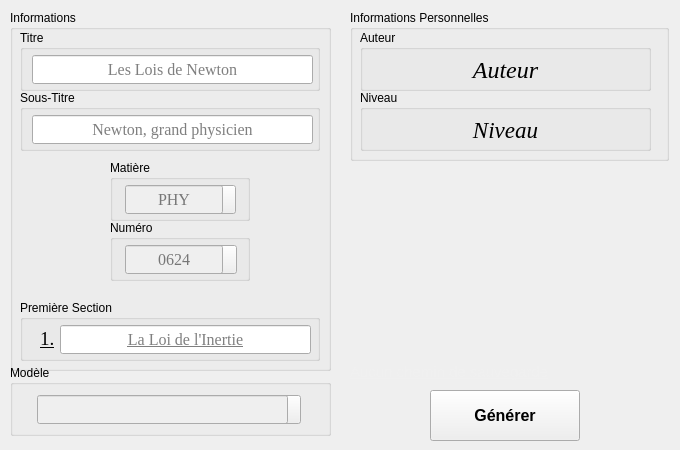
    <widget class="QWidget" name="genTab">
     <attribute name="title">
      <string>Générateur</string>
     </attribute>
     <attribute name="toolTip">
      <string>Créer un document</string>
     </attribute>
     <widget class="QGroupBox" name="infoGroupBox">
      <property name="geometry">
       <rect>
        <x>10</x>
        <y>10</y>
        <width>321</width>
        <height>361</height>
       </rect>
      </property>
      <property name="title">
       <string>Informations</string>
      </property>
      <widget class="QGroupBox" name="titreGroupBox">
       <property name="geometry">
        <rect>
         <x>10</x>
         <y>20</y>
         <width>300</width>
         <height>61</height>
        </rect>
       </property>
       <property name="title">
        <string>Titre</string>
       </property>
       <widget class="AdvancedLineEdit" name="titreLineEdit">
        <property name="geometry">
         <rect>
          <x>12</x>
          <y>25</y>
          <width>281</width>
          <height>29</height>
         </rect>
        </property>
        <property name="sizePolicy">
         <sizepolicy hsizetype="Expanding" vsizetype="Expanding">
          <horstretch>0</horstretch>
          <verstretch>0</verstretch>
         </sizepolicy>
        </property>
        <property name="font">
         <font>
          <family>Times New Roman</family>
          <pointsize>12</pointsize>
         </font>
        </property>
        <property name="alignment">
         <set>Qt::AlignCenter</set>
        </property>
        <property name="placeholderText">
         <string>Les Lois de Newton</string>
        </property>
        <property name="clearButtonEnabled">
         <bool>true</bool>
        </property>
       </widget>
      </widget>
      <widget class="QGroupBox" name="soustitreGroupBox">
       <property name="enabled">
        <bool>true</bool>
       </property>
       <property name="geometry">
        <rect>
         <x>10</x>
         <y>80</y>
         <width>300</width>
         <height>61</height>
        </rect>
       </property>
       <property name="title">
        <string>Sous-Titre</string>
       </property>
       <widget class="AdvancedLineEdit" name="soustitreLineEdit">
        <property name="geometry">
         <rect>
          <x>12</x>
          <y>25</y>
          <width>281</width>
          <height>29</height>
         </rect>
        </property>
        <property name="sizePolicy">
         <sizepolicy hsizetype="Expanding" vsizetype="Expanding">
          <horstretch>0</horstretch>
          <verstretch>0</verstretch>
         </sizepolicy>
        </property>
        <property name="font">
         <font>
          <family>Times New Roman</family>
          <pointsize>12</pointsize>
         </font>
        </property>
        <property name="alignment">
         <set>Qt::AlignCenter</set>
        </property>
        <property name="placeholderText">
         <string>Newton, grand physicien</string>
        </property>
        <property name="clearButtonEnabled">
         <bool>true</bool>
        </property>
       </widget>
      </widget>
      <widget class="QGroupBox" name="matGroupBox">
       <property name="geometry">
        <rect>
         <x>100</x>
         <y>150</y>
         <width>140</width>
         <height>61</height>
        </rect>
       </property>
       <property name="title">
        <string>Matière</string>
       </property>
       <widget class="SafeAdvancedLineEdit" name="matLineEdit">
        <property name="enabled">
         <bool>false</bool>
        </property>
        <property name="geometry">
         <rect>
          <x>15</x>
          <y>25</y>
          <width>98</width>
          <height>29</height>
         </rect>
        </property>
        <property name="sizePolicy">
         <sizepolicy hsizetype="Expanding" vsizetype="Expanding">
          <horstretch>0</horstretch>
          <verstretch>0</verstretch>
         </sizepolicy>
        </property>
        <property name="minimumSize">
         <size>
          <width>0</width>
          <height>29</height>
         </size>
        </property>
        <property name="font">
         <font>
          <family>Times New Roman</family>
          <pointsize>12</pointsize>
         </font>
        </property>
        <property name="text">
         <string/>
        </property>
        <property name="frame">
         <bool>true</bool>
        </property>
        <property name="alignment">
         <set>Qt::AlignCenter</set>
        </property>
        <property name="placeholderText">
         <string>PHY</string>
        </property>
        <property name="clearButtonEnabled">
         <bool>false</bool>
        </property>
       </widget>
       <widget class="QPushButton" name="matToolButton">
        <property name="geometry">
         <rect>
          <x>106</x>
          <y>25</y>
          <width>20</width>
          <height>29</height>
         </rect>
        </property>
        <property name="cursor">
         <cursorShape>PointingHandCursor</cursorShape>
        </property>
        <property name="text">
         <string/>
        </property>
       </widget>
       <zorder>matToolButton</zorder>
       <zorder>matLineEdit</zorder>
      </widget>
      <widget class="QGroupBox" name="numGroupBox">
       <property name="geometry">
        <rect>
         <x>100</x>
         <y>210</y>
         <width>140</width>
         <height>61</height>
        </rect>
       </property>
       <property name="title">
        <string>Numéro</string>
       </property>
       <widget class="SafeAdvancedLineEdit" name="numLineEdit">
        <property name="enabled">
         <bool>false</bool>
        </property>
        <property name="geometry">
         <rect>
          <x>15</x>
          <y>25</y>
          <width>98</width>
          <height>29</height>
         </rect>
        </property>
        <property name="sizePolicy">
         <sizepolicy hsizetype="Expanding" vsizetype="Expanding">
          <horstretch>0</horstretch>
          <verstretch>0</verstretch>
         </sizepolicy>
        </property>
        <property name="font">
         <font>
          <family>Times New Roman</family>
          <pointsize>12</pointsize>
         </font>
        </property>
        <property name="text">
         <string/>
        </property>
        <property name="alignment">
         <set>Qt::AlignCenter</set>
        </property>
        <property name="placeholderText">
         <string>0624</string>
        </property>
        <property name="clearButtonEnabled">
         <bool>false</bool>
        </property>
       </widget>
       <widget class="QPushButton" name="numToolButton">
        <property name="geometry">
         <rect>
          <x>106</x>
          <y>25</y>
          <width>21</width>
          <height>29</height>
         </rect>
        </property>
        <property name="cursor">
         <cursorShape>PointingHandCursor</cursorShape>
        </property>
        <property name="text">
         <string/>
        </property>
       </widget>
       <zorder>numToolButton</zorder>
       <zorder>numLineEdit</zorder>
      </widget>
      <widget class="QGroupBox" name="sectionGroupBox">
       <property name="geometry">
        <rect>
         <x>10</x>
         <y>290</y>
         <width>300</width>
         <height>61</height>
        </rect>
       </property>
       <property name="title">
        <string>Première Section</string>
       </property>
       <widget class="QLabel" name="sectionNumLabel">
        <property name="geometry">
         <rect>
          <x>20</x>
          <y>24</y>
          <width>47</width>
          <height>31</height>
         </rect>
        </property>
        <property name="font">
         <font>
          <family>Times New Roman</family>
          <pointsize>14</pointsize>
          <underline>true</underline>
         </font>
        </property>
        <property name="styleSheet">
         <string notr="true"/>
        </property>
        <property name="text">
         <string>&lt;html&gt;&lt;head/&gt;&lt;body&gt;&lt;p&gt;&lt;span style=&quot; font-size:14pt; text-decoration: underline;&quot;&gt;1.&lt;/span&gt;&lt;/p&gt;&lt;/body&gt;&lt;/html&gt;</string>
        </property>
       </widget>
       <widget class="AdvancedLineEdit" name="sectionLineEdit">
        <property name="geometry">
         <rect>
          <x>40</x>
          <y>25</y>
          <width>251</width>
          <height>29</height>
         </rect>
        </property>
        <property name="sizePolicy">
         <sizepolicy hsizetype="Expanding" vsizetype="Expanding">
          <horstretch>0</horstretch>
          <verstretch>0</verstretch>
         </sizepolicy>
        </property>
        <property name="font">
         <font>
          <family>Times New Roman</family>
          <pointsize>12</pointsize>
          <underline>true</underline>
         </font>
        </property>
        <property name="maxLength">
         <number>32767</number>
        </property>
        <property name="alignment">
         <set>Qt::AlignCenter</set>
        </property>
        <property name="placeholderText">
         <string>La Loi de l'Inertie</string>
        </property>
        <property name="clearButtonEnabled">
         <bool>true</bool>
        </property>
       </widget>
      </widget>
     </widget>
     <widget class="QLabel" name="pathPathLabel">
      <property name="geometry">
       <rect>
        <x>350</x>
        <y>170</y>
        <width>321</width>
        <height>211</height>
       </rect>
      </property>
      <property name="sizePolicy">
       <sizepolicy hsizetype="Fixed" vsizetype="Expanding">
        <horstretch>0</horstretch>
        <verstretch>0</verstretch>
       </sizepolicy>
      </property>
      <property name="maximumSize">
       <size>
        <width>321</width>
        <height>16777215</height>
       </size>
      </property>
      <property name="font">
       <font>
        <underline>true</underline>
       </font>
      </property>
      <property name="cursor">
       <cursorShape>ArrowCursor</cursorShape>
      </property>
      <property name="text">
       <string>&lt;html&gt;&lt;head/&gt;&lt;body&gt;&lt;p&gt;&lt;a href=&quot;none&quot;&gt;&lt;span style=&quot; font-size:11pt; text-decoration: underline; color:#f0f0f0;&quot;&gt;Aucun chemin de sauvegarde&lt;/span&gt;&lt;/a&gt;&lt;/p&gt;&lt;/body&gt;&lt;/html&gt;</string>
      </property>
      <property name="alignment">
       <set>Qt::AlignBottom|Qt::AlignJustify</set>
      </property>
      <property name="wordWrap">
       <bool>true</bool>
      </property>
      <property name="textInteractionFlags">
       <set>Qt::LinksAccessibleByMouse|Qt::TextSelectableByMouse</set>
      </property>
     </widget>
     <widget class="QGroupBox" name="infoPersoGroupBox">
      <property name="geometry">
       <rect>
        <x>350</x>
        <y>10</y>
        <width>319</width>
        <height>151</height>
       </rect>
      </property>
      <property name="sizePolicy">
       <sizepolicy hsizetype="Preferred" vsizetype="Minimum">
        <horstretch>0</horstretch>
        <verstretch>0</verstretch>
       </sizepolicy>
      </property>
      <property name="minimumSize">
       <size>
        <width>0</width>
        <height>0</height>
       </size>
      </property>
      <property name="toolTip">
       <string>Pour modifier les informations, veuillez aller dans le Configurateur</string>
      </property>
      <property name="title">
       <string>Informations Personnelles</string>
      </property>
      <widget class="QGroupBox" name="auteurPersoGroupBox">
       <property name="geometry">
        <rect>
         <x>10</x>
         <y>20</y>
         <width>291</width>
         <height>61</height>
        </rect>
       </property>
       <property name="title">
        <string>Auteur</string>
       </property>
       <widget class="QLabel" name="auteurPersoLabel">
        <property name="geometry">
         <rect>
          <x>10</x>
          <y>25</y>
          <width>271</width>
          <height>31</height>
         </rect>
        </property>
        <property name="font">
         <font>
          <family>Times New Roman</family>
          <pointsize>18</pointsize>
          <italic>true</italic>
         </font>
        </property>
        <property name="text">
         <string>Auteur</string>
        </property>
        <property name="textFormat">
         <enum>Qt::RichText</enum>
        </property>
        <property name="scaledContents">
         <bool>false</bool>
        </property>
        <property name="alignment">
         <set>Qt::AlignCenter</set>
        </property>
       </widget>
      </widget>
      <widget class="QGroupBox" name="niveauPersoGroupBox">
       <property name="geometry">
        <rect>
         <x>10</x>
         <y>80</y>
         <width>291</width>
         <height>61</height>
        </rect>
       </property>
       <property name="title">
        <string>Niveau</string>
       </property>
       <widget class="QLabel" name="niveauPersoLabel">
        <property name="geometry">
         <rect>
          <x>10</x>
          <y>25</y>
          <width>271</width>
          <height>31</height>
         </rect>
        </property>
        <property name="font">
         <font>
          <family>Times New Roman</family>
          <pointsize>17</pointsize>
          <italic>true</italic>
         </font>
        </property>
        <property name="text">
         <string>Niveau</string>
        </property>
        <property name="textFormat">
         <enum>Qt::RichText</enum>
        </property>
        <property name="scaledContents">
         <bool>true</bool>
        </property>
        <property name="alignment">
         <set>Qt::AlignCenter</set>
        </property>
        <property name="wordWrap">
         <bool>false</bool>
        </property>
       </widget>
      </widget>
     </widget>
     <widget class="QWidget" name="horizontalLayoutWidget">
      <property name="geometry">
       <rect>
        <x>340</x>
        <y>390</y>
        <width>331</width>
        <height>51</height>
       </rect>
      </property>
      <layout class="QHBoxLayout" name="genButtonLayout">
       <property name="topMargin">
        <number>0</number>
       </property>
       <property name="bottomMargin">
        <number>0</number>
       </property>
       <item>
        <widget class="QPushButton" name="genPushButton">
         <property name="sizePolicy">
          <sizepolicy hsizetype="Fixed" vsizetype="Minimum">
           <horstretch>0</horstretch>
           <verstretch>0</verstretch>
          </sizepolicy>
         </property>
         <property name="minimumSize">
          <size>
           <width>150</width>
           <height>0</height>
          </size>
         </property>
         <property name="font">
          <font>
           <pointsize>12</pointsize>
           <weight>75</weight>
           <bold>true</bold>
          </font>
         </property>
         <property name="cursor">
          <cursorShape>PointingHandCursor</cursorShape>
         </property>
         <property name="text">
          <string>Générer</string>
         </property>
        </widget>
       </item>
      </layout>
     </widget>
     <widget class="QGroupBox" name="modelGroupBox">
      <property name="geometry">
       <rect>
        <x>10</x>
        <y>365</y>
        <width>321</width>
        <height>71</height>
       </rect>
      </property>
      <property name="title">
       <string>Modèle</string>
      </property>
      <widget class="AdvancedLineEdit" name="modelLineEdit">
       <property name="enabled">
        <bool>false</bool>
       </property>
       <property name="geometry">
        <rect>
         <x>27</x>
         <y>30</y>
         <width>251</width>
         <height>29</height>
        </rect>
       </property>
       <property name="sizePolicy">
        <sizepolicy hsizetype="Expanding" vsizetype="Expanding">
         <horstretch>0</horstretch>
         <verstretch>0</verstretch>
        </sizepolicy>
       </property>
       <property name="font">
        <font>
         <family>Times New Roman</family>
         <pointsize>12</pointsize>
        </font>
       </property>
       <property name="text">
        <string/>
       </property>
       <property name="alignment">
        <set>Qt::AlignCenter</set>
       </property>
       <property name="placeholderText">
        <string/>
       </property>
       <property name="clearButtonEnabled">
        <bool>false</bool>
       </property>
      </widget>
      <widget class="QPushButton" name="modelToolButton">
       <property name="geometry">
        <rect>
         <x>270</x>
         <y>30</y>
         <width>21</width>
         <height>29</height>
        </rect>
       </property>
       <property name="cursor">
        <cursorShape>PointingHandCursor</cursorShape>
       </property>
       <property name="text">
        <string/>
       </property>
      </widget>
      <zorder>modelToolButton</zorder>
      <zorder>modelLineEdit</zorder>
     </widget>
    </widget>
